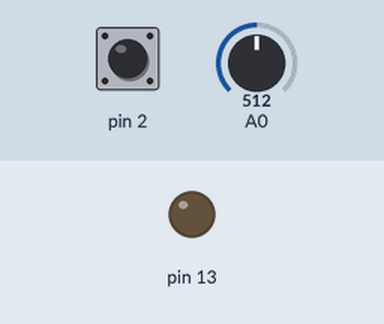
This sketch was run on a simulated Arduino Uno, built with avr-gcc and run on an emulated ATmega328P. Shown: output pins drawn as LEDs (lit = HIGH). The inputs (shaded band) are chosen by the test bench; at power-on: pin 2 HIGH, A0 = 512. What the sketch prints to the serial monitor is not drawn.

Above: at 4.2 s.
4.3 s: pin 2 pulled LOW for 0.15 s
At 4.39 s:
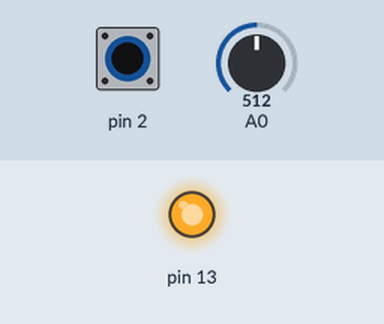
5.9 s: pin 2 pulled LOW for 3.2 s
At 9.9 s:
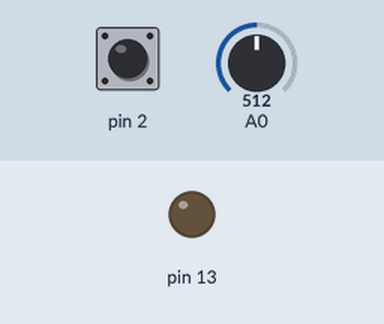
Timing chart, 0 to 11.4 s (numbered marks = the images above; inputs shaded):
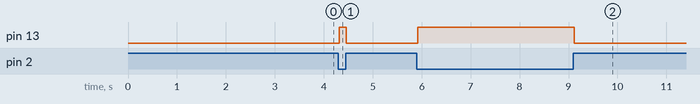

The sketch:

dov.ino
```cpp
float voltage = 0.0;

float temp=0.0;

int analog_value;

void setup()

{

Serial.begin(9600);


Serial.print("Digital Voltmeter ");
pinMode(2, INPUT_PULLUP);
pinMode(13, OUTPUT);
pinMode(A0, INPUT);
delay(3000);
digitalWrite(13,0);
}

void loop()

{

analog_value = analogRead(A0);

voltage = (analog_value * 5.0) / 1024.0;

if (voltage < 0.1)
{

voltage = 0.0;

}

if(digitalRead(2)==0){digitalWrite(13,1);}
else{digitalWrite(13,0);}
Serial.print("DIEN AP LA: ");

Serial.println(voltage);

Serial.print(" V");

delay(10);

}
```

Measured:
- after the input at 4.3 s, pin 13: LOW → HIGH at once, → LOW 0.15 s later
- after the input at 5.9 s, pin 13: LOW → HIGH at once, → LOW 3.2 s later
